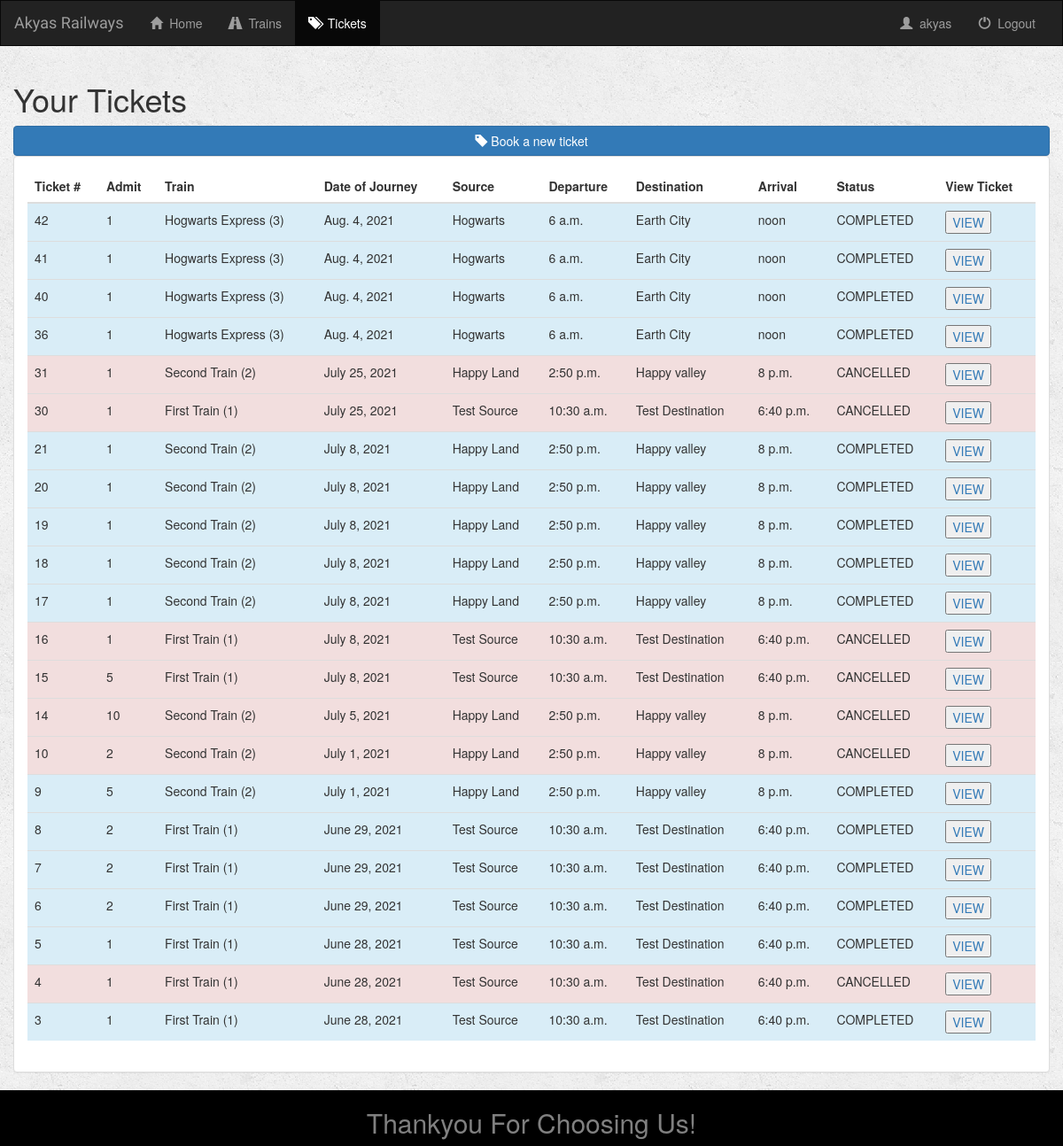
Screenshot of /tickets/ (signed in) with the database file from the repository.
### app/models.py (models this page shows)
class Ticket(models.Model):
    STATUS = (
        ('CONFIRMED', 'confirmed'),
        ('CANCELLED', 'cancelled'),
        ('COMPLETED', 'completed')
    )
    user = models.ForeignKey(User, on_delete=models.CASCADE, default=1)
    journey = models.ForeignKey(Journey, on_delete=models.CASCADE)
    status = models.TextField(max_length=10, choices=STATUS)
    admit_count = models.IntegerField()
    def __str__(self):
        return f"Ticket# {self.pk} | {self.journey} | {self.user} | Admit: {self.admit_count} | {self.status}"

class Journey(models.Model):
    class Meta:
        unique_together = ['train', 'journey_date']
    train = models.ForeignKey(Train, on_delete=models.CASCADE)
    journey_date = models.DateField()
    booked_seats = models.IntegerField(default=0)
    def __str__(self):
        return f"{self.train} - {self.journey_date}"

class Train(models.Model):
    name = models.CharField(max_length=50)
    source = models.CharField(max_length=50)
    destination = models.CharField(max_length=50)
    estimated_departure = models.TimeField()
    estimated_arrival = models.TimeField()
    operated_days = models.CharField(max_length=15, default="All Days")
    ticket_price = models.IntegerField(default=10)
    capacity = models.IntegerField(default=50)
    def __str__(self):
        return f"{self.name} ({self.pk})"

### app/views.py (the view)
# urls.py: path('tickets/', views.tickets, name='tickets'),
def tickets(request):
    if not request.user.is_authenticated:
        return render(request, 'app/login.html')
    user_tickets = Ticket.objects.filter(user=request.user)
    for ticket in user_tickets:
        if ticket.status == 'CONFIRMED' and ticket.journey.journey_date <= date.today():
            ticket.status = 'COMPLETED'
            ticket.save()
    user_tickets = user_tickets[::-1]
    template = 'app/tickets.html'
    context = {
        "user_tickets": user_tickets
    }
    return render(request, template, context)

### app/templates/app/tickets.html (shortened to what this page needs)
{% extends 'app/base.html' %}
{% block tickets_active %}active{% endblock %}
{% block user %} {{user.username}} {% endblock %}
{% block user_base %}
    {% include 'app/user_base.html' %}
{% endblock %}
{% block base_body %}
    <div class="container-fluid all_trains-container">
        <h1> Your Tickets </h1>
        <a href="{% url 'app:all_trains' %}">
            <button type="button" class="btn btn-primary btn-block">
                <span class="glyphicon glyphicon-tag" aria-hidden="true"></span> Book a new ticket
            </button>
        </a>
    <div class="panel panel-default">
        <div class="panel-body">
            {% if user_tickets %}
                <table class="table">
                    <thead>
                    <tr>
                        <th>Ticket #</th>
                        <th>Admit</th>
                        <th>Train</th>
                        <th>Date of Journey</th>
                        <th>Source</th>
                        <th>Departure</th>
                        <th>Destination</th>
                        <th>Arrival</th>
                        <th>Status</th>
                        <th>View Ticket</th>
                    </tr>
                    </thead>
                    <tbody>
                    {% for ticket in user_tickets %}
                        {% if ticket.status == "CANCELLED" %}
                        <tr class="danger"> {%elif ticket.status == "COMPLETED"%}
                        <tr class="info"> {%elif ticket.status == "CONFIRMED"%}
                        <tr> {%endif%}
                            <td> {{ticket.pk}} </td>
                            <td> {{ticket.admit_count}} </td>
                            <td> {{ticket.journey.train}} </td>
                            <td> {{ticket.journey.journey_date}} </td>
                            <td> {{ticket.journey.train.source}} </td>
                            <td> {{ticket.journey.train.estimated_departure}} </td>
                            <td> {{ticket.journey.train.destination}} </td>
                            <td> {{ticket.journey.train.estimated_arrival}} </td>
                            <td >{{ticket.status}} </td>
                            <td>
                                <a href = "{% url 'app:ticket_details' ticket.id%}" >
                                    <button type="button"> VIEW </button>
                                </a>
                            </td>
                        </tr>
                    {% endfor %}
                    </tbody>
                {% else %}
                    <h3>You have not booked any tickets!!</h3>
                {% endif %}
                </table>
		</div>
    </div>
</div>
{% endblock %}

### app/static/app/style.css (style rules this page uses)
body { background: white url("images/whiteBG.png"); }

### rows the page displays
Ticket: pk "42", admit_count "1", journey.train "Hogwarts Express (3)", journey.journey_date "Aug. 4, 2021", journey.train.source "Hogwarts", journey.train.estimated_departure "6 a.m.", journey.train.destination "Earth City", journey.train.estimated_arrival "noon", status "COMPLETED"
Ticket: pk "41", admit_count "1", journey.train "Hogwarts Express (3)", journey.journey_date "Aug. 4, 2021", journey.train.source "Hogwarts", journey.train.estimated_departure "6 a.m.", journey.train.destination "Earth City", journey.train.estimated_arrival "noon", status "COMPLETED"
Ticket: pk "40", admit_count "1", journey.train "Hogwarts Express (3)", journey.journey_date "Aug. 4, 2021", journey.train.source "Hogwarts", journey.train.estimated_departure "6 a.m.", journey.train.destination "Earth City", journey.train.estimated_arrival "noon", status "COMPLETED"
Ticket: pk "36", admit_count "1", journey.train "Hogwarts Express (3)", journey.journey_date "Aug. 4, 2021", journey.train.source "Hogwarts", journey.train.estimated_departure "6 a.m.", journey.train.destination "Earth City", journey.train.estimated_arrival "noon", status "COMPLETED"
Ticket: pk "31", admit_count "1", journey.train "Second Train (2)", journey.journey_date "July 25, 2021", journey.train.source "Happy Land", journey.train.estimated_departure "2:50 p.m.", journey.train.destination "Happy valley", journey.train.estimated_arrival "8 p.m.", status "CANCELLED"
Ticket: pk "30", admit_count "1", journey.train "First Train (1)", journey.journey_date "July 25, 2021", journey.train.source "Test Source", journey.train.estimated_departure "10:30 a.m.", journey.train.destination "Test Destination", journey.train.estimated_arrival "6:40 p.m.", status "CANCELLED"
Ticket: pk "21", admit_count "1", journey.train "Second Train (2)", journey.journey_date "July 8, 2021", journey.train.source "Happy Land", journey.train.estimated_departure "2:50 p.m.", journey.train.destination "Happy valley", journey.train.estimated_arrival "8 p.m.", status "COMPLETED"
Ticket: pk "20", admit_count "1", journey.train "Second Train (2)", journey.journey_date "July 8, 2021", journey.train.source "Happy Land", journey.train.estimated_departure "2:50 p.m.", journey.train.destination "Happy valley", journey.train.estimated_arrival "8 p.m.", status "COMPLETED"
Ticket: pk "19", admit_count "1", journey.train "Second Train (2)", journey.journey_date "July 8, 2021", journey.train.source "Happy Land", journey.train.estimated_departure "2:50 p.m.", journey.train.destination "Happy valley", journey.train.estimated_arrival "8 p.m.", status "COMPLETED"
Ticket: pk "18", admit_count "1", journey.train "Second Train (2)", journey.journey_date "July 8, 2021", journey.train.source "Happy Land", journey.train.estimated_departure "2:50 p.m.", journey.train.destination "Happy valley", journey.train.estimated_arrival "8 p.m.", status "COMPLETED"
Ticket: pk "17", admit_count "1", journey.train "Second Train (2)", journey.journey_date "July 8, 2021", journey.train.source "Happy Land", journey.train.estimated_departure "2:50 p.m.", journey.train.destination "Happy valley", journey.train.estimated_arrival "8 p.m.", status "COMPLETED"
Ticket: pk "16", admit_count "1", journey.train "First Train (1)", journey.journey_date "July 8, 2021", journey.train.source "Test Source", journey.train.estimated_departure "10:30 a.m.", journey.train.destination "Test Destination", journey.train.estimated_arrival "6:40 p.m.", status "CANCELLED"
Ticket: pk "15", admit_count "5", journey.train "First Train (1)", journey.journey_date "July 8, 2021", journey.train.source "Test Source", journey.train.estimated_departure "10:30 a.m.", journey.train.destination "Test Destination", journey.train.estimated_arrival "6:40 p.m.", status "CANCELLED"
Ticket: pk "14", admit_count "10", journey.train "Second Train (2)", journey.journey_date "July 5, 2021", journey.train.source "Happy Land", journey.train.estimated_departure "2:50 p.m.", journey.train.destination "Happy valley", journey.train.estimated_arrival "8 p.m.", status "CANCELLED"
Ticket: pk "10", admit_count "2", journey.train "Second Train (2)", journey.journey_date "July 1, 2021", journey.train.source "Happy Land", journey.train.estimated_departure "2:50 p.m.", journey.train.destination "Happy valley", journey.train.estimated_arrival "8 p.m.", status "CANCELLED"
Ticket: pk "9", admit_count "5", journey.train "Second Train (2)", journey.journey_date "July 1, 2021", journey.train.source "Happy Land", journey.train.estimated_departure "2:50 p.m.", journey.train.destination "Happy valley", journey.train.estimated_arrival "8 p.m.", status "COMPLETED"
Ticket: pk "8", admit_count "2", journey.train "First Train (1)", journey.journey_date "June 29, 2021", journey.train.source "Test Source", journey.train.estimated_departure "10:30 a.m.", journey.train.destination "Test Destination", journey.train.estimated_arrival "6:40 p.m.", status "COMPLETED"
Ticket: pk "7", admit_count "2", journey.train "First Train (1)", journey.journey_date "June 29, 2021", journey.train.source "Test Source", journey.train.estimated_departure "10:30 a.m.", journey.train.destination "Test Destination", journey.train.estimated_arrival "6:40 p.m.", status "COMPLETED"
Ticket: pk "6", admit_count "2", journey.train "First Train (1)", journey.journey_date "June 29, 2021", journey.train.source "Test Source", journey.train.estimated_departure "10:30 a.m.", journey.train.destination "Test Destination", journey.train.estimated_arrival "6:40 p.m.", status "COMPLETED"
Ticket: pk "5", admit_count "1", journey.train "First Train (1)", journey.journey_date "June 28, 2021", journey.train.source "Test Source", journey.train.estimated_departure "10:30 a.m.", journey.train.destination "Test Destination", journey.train.estimated_arrival "6:40 p.m.", status "COMPLETED"
Ticket: pk "4", admit_count "1", journey.train "First Train (1)", journey.journey_date "June 28, 2021", journey.train.source "Test Source", journey.train.estimated_departure "10:30 a.m.", journey.train.destination "Test Destination", journey.train.estimated_arrival "6:40 p.m.", status "CANCELLED"
Ticket: pk "3", admit_count "1", journey.train "First Train (1)", journey.journey_date "June 28, 2021", journey.train.source "Test Source", journey.train.estimated_departure "10:30 a.m.", journey.train.destination "Test Destination", journey.train.estimated_arrival "6:40 p.m.", status "COMPLETED"

### other values shown
{{ user.username }} "akyas"
